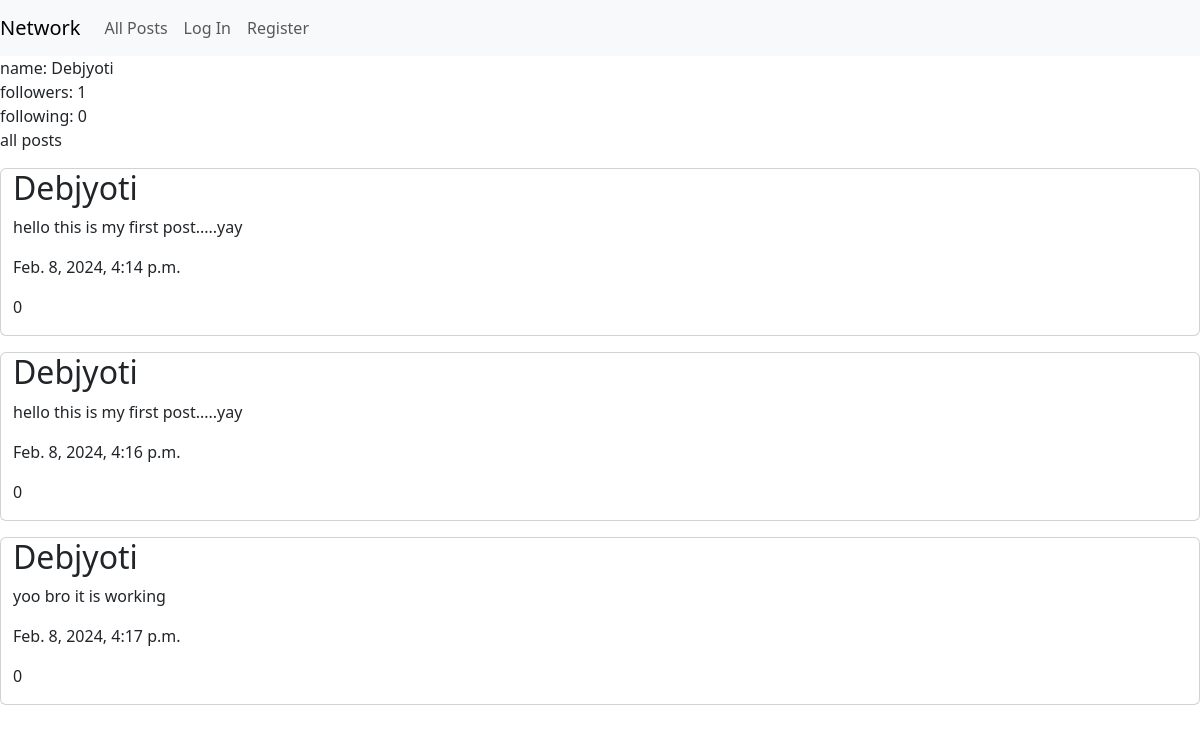
Before: /profile/Debjyoti with the older database file.
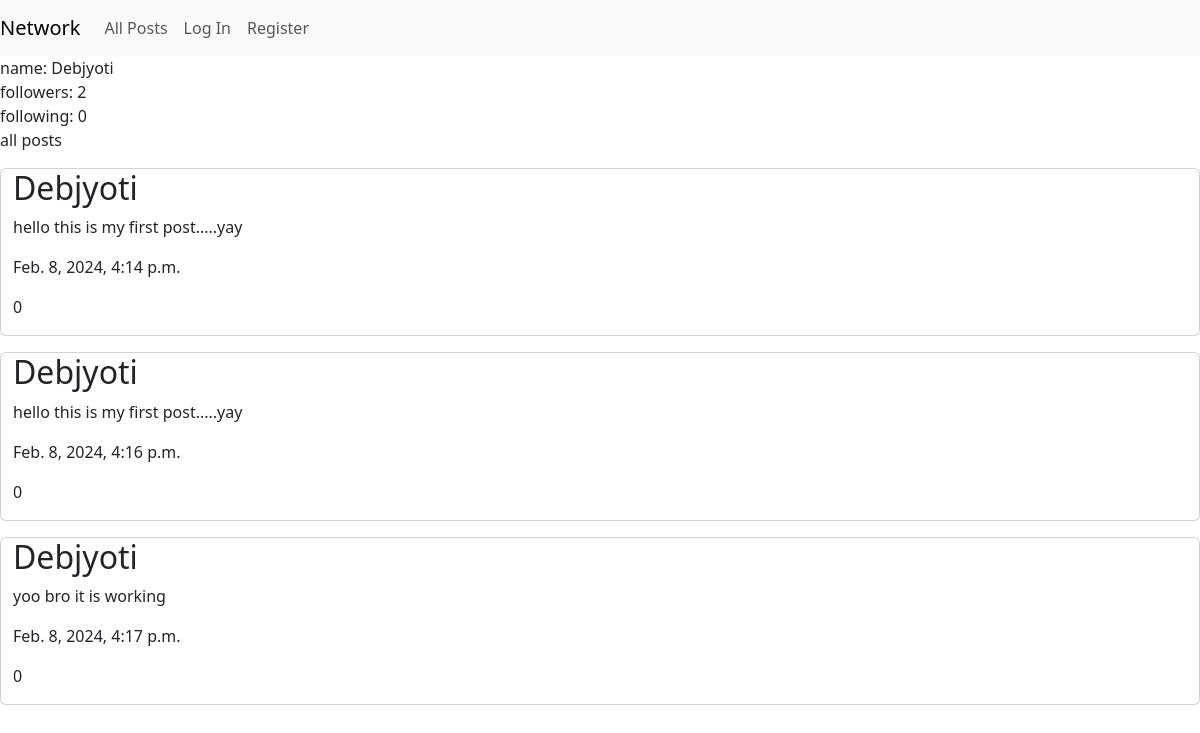
After: the same page with the newer database file.
### network/models.py (models this page shows)
class User(AbstractUser, models.Model):
    follower_count = models.IntegerField(default=0)
    following_count = models.IntegerField(default=0)
    follower_list = models.ManyToManyField('User', blank=True, related_name='followers')
    following_list = models.ManyToManyField('User', blank=True, related_name='following')

### network/views.py (the view)
# urls.py: path("profile/<str:name>", views.profile_view, name="profile"),
def profile_view(request, name):
    return render(request, "network/profile.html", {
        "user_profile": User.objects.get(username=name),
        "all_posts": User.objects.get(username=name).all_posts.all()
    })

### network/templates/network/profile.html (shortened to what this page needs)
{% extends "network/layout.html" %}
{% block body %}
    name: {{ user_profile.username }}
    <br>
    followers: {{ user_profile.follower_count }}
    <br>
    following: {{ user_profile.following_count }}
    <br>
    all posts
    {% for post in all_posts %}
        <div class="product-container container-fluid card my-3">
            <h2>{{ post.username }}</h2>
            <p>{{ post.post_content }}</p>
            <p>{{ post.creation_time }}</p>
            <p>{{ post.likes }}</p>
        </div>
    {% endfor %}
{% endblock %}

Changed rows visible on the page:
changed User "Debjyoti": follower_count "1" → "2"
